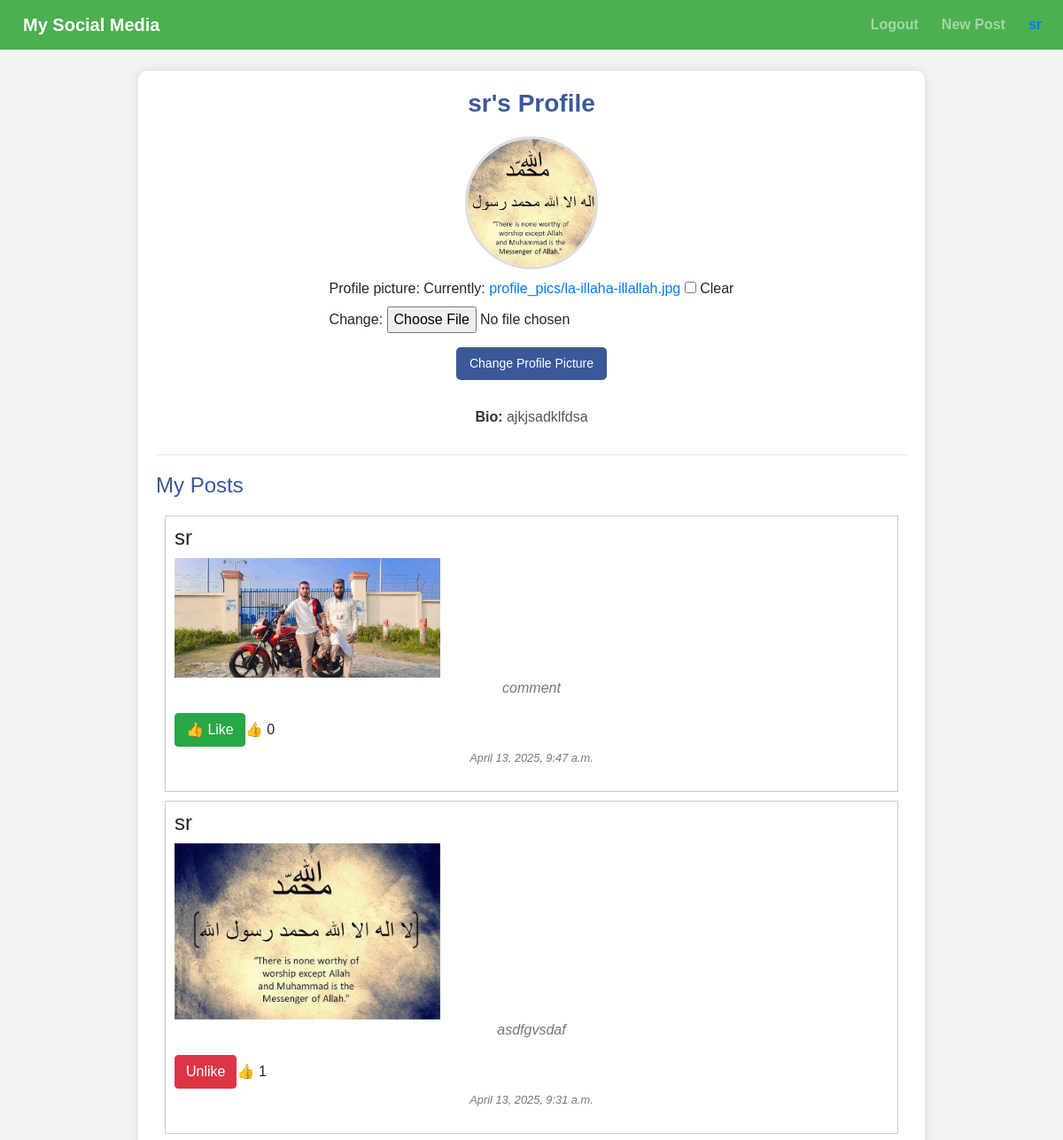
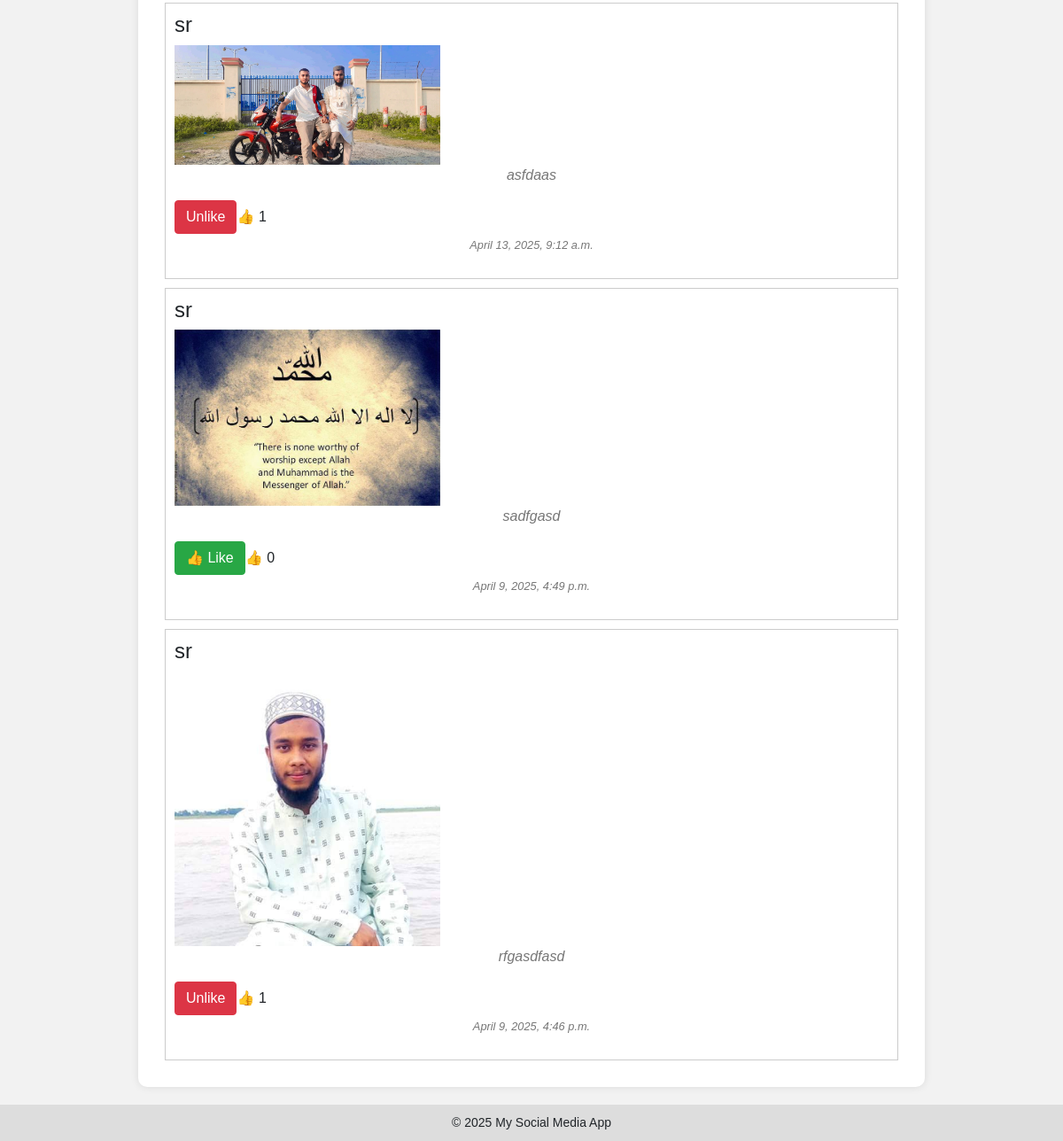
Screenshot of /myprofile/ (signed in) with the database file from the repository (2 pictures, top to bottom).
### Accounts/models.py (models this page shows, shortened)
class ProfileModel(models.Model):
    user = models.OneToOneField(User, on_delete=models.CASCADE)
    caption = models.TextField(blank=True, null=True)
    profile_picture = models.ImageField(upload_to='profile_pics/', blank=True, null=True)

### Posts/models.py (models this page shows, shortened)
class PostModel(models.Model):
    profile = models.ForeignKey(ProfileModel, on_delete=models.CASCADE, related_name='posts')
    caption = models.TextField()
    image = models.ImageField(upload_to='post_images/')
    created_at = models.DateTimeField(auto_now_add=True)
    likes = models.ManyToManyField(User, related_name='liked_posts', blank=True)
    def total_likes(self):
        return self.likes.count()

### Accounts/views.py (the view)
# urls.py: path('myprofile/', views.myprofile, name='myprofile'),
@login_required
def myprofile(request):
    profile = ProfileModel.objects.get(user=request.user)
    myposts = PostModel.objects.filter(profile=profile).order_by('-created_at')
    if request.method == 'POST':
        form = ProfileForm(request.POST, request.FILES, instance=profile)
        if form.is_valid():
            form.save()
            return redirect('myprofile')
    else:
        form = ProfileForm(instance=profile)
    return render(request, 'myprofile.html', {'profile': profile, 'myposts': myposts, 'form': form})

### Accounts/forms.py
class ProfileForm(forms.ModelForm):
    class Meta:
        model = ProfileModel
        fields = ['profile_picture']

### Accounts/templates/myprofile.html (shortened to what this page needs)
{% extends 'base.html' %}
{% block content %}
<div class="profile-container">
  <div class="profile-header">
    <h2>{{ profile.user.username }}'s Profile</h2>
  </div>
  <div class="profile-body">
    <div class="profile-picture-section">
      {% if profile.profile_picture %}
        <img src="{{ profile.profile_picture.url }}" alt="Profile Picture" class="profile-picture">
         {{ form.as_p }}
         <a href="{% url 'change_profile' %}" class="upload-button">Change Profile Picture</a>
      {% endif %}
    </div>
    <div class="bio-section">
      <p><strong>Bio:</strong> {{ profile.caption }}</p>
    </div>
    <hr>
    <div class="posts-section">
      <h3>My Posts</h3>
      {% for post in myposts %}
      <div style="border:1px solid #ccc; padding:10px; margin:10px;">
        <h4>{{ post.profile.user.username }}</h4>
        <img src="{{ post.image.url }}" style="width:300px;"><br>
        <p>{{ post.caption }}</p>
        <form action="{% url 'like_post' post.id %}" method="POST" class="d-flex align-items-center gap-2">
            <button type="submit" class="btn {% if user in post.likes.all %}btn-danger{% else %}btn-success{% endif %}">
              {% if user in post.likes.all %}
                  Unlike
              {% else %}
                  👍 Like
              {% endif %}
          </button>
            <span>👍 {{ post.total_likes }}</span>
        </form>
        <p><small>{{ post.created_at }}</small></p>
      </div>
      {% empty %}
      <p>No posts yet.</p>
      {% endfor %}
    </div>
  </div>
</div>
{% endblock %}

### Accounts/templates/base.html (shortened to what this page needs)
<!DOCTYPE html>
<html lang="en">
<head>
    <link href="https://stackpath.bootstrapcdn.com/bootstrap/4.5.2/css/bootstrap.min.css" rel="stylesheet">
    {% load static %}
    <link rel="stylesheet" href="{% static 'css/profile.css' %}">
<body>
    <nav class="navbar navbar-expand-lg navbar-dark">
        <a class="navbar-brand" href="/Posts/homepage/">My Social Media</a>
        <div class="collapse navbar-collapse justify-content-end">
            <ul class="navbar-nav">
                {% if user.is_authenticated %}
                    <li class="nav-item">
                        <a class="nav-link" href="{% url 'logout' %}">Logout</a>
                    </li>
                    <li class="nav-item">
                        <a class="nav-link" href="{% url 'create_post' %}">New Post</a>
                    </li>
                    <li class="nav-item">
                        <a class="nav-link" href="{% url 'myprofile' %}" style="display: inline-flex; align-items: center; text-decoration: none;">
                            <span style="font-weight: bold; color: #007bff;">{{ user.username }}</span>
                        </a>
                    </li>
                {% endif %}
            </ul>
        </div>
    </nav>
    <div class="container mt-4">
        {% block content %}{% endblock %}
    </div>
    <footer class="footer">
        &copy; 2025 My Social Media App
    </footer>
</body>
</html>

### Accounts/static/css/profile.css (style rules this page uses)
.profile-container { width: 80%; margin: 0 auto; background-color: #fff; border-radius: 10px; box-shadow: 0 0 10px rgba(0, 0, 0, 0.1); padding: 20px; font-family: Arial, sans-serif; }
.profile-header { text-align: center; margin-bottom: 20px; }
.profile-header h2 { font-size: 28px; font-weight: bold; color: #3b5998; }
.profile-picture-section { display: flex; justify-content: center; align-items: center; flex-direction: column; margin-bottom: 30px; }
.profile-picture { width: 150px; height: 150px; border-radius: 50%; object-fit: cover; border: 3px solid #ddd; margin-bottom: 10px; }
.upload-button { background-color: #3b5998; color: white; border: none; padding: 8px 15px; font-size: 14px; cursor: pointer; border-radius: 5px; }
.bio-section { text-align: center; font-size: 16px; color: #555; margin-bottom: 30px; }
.bio-section strong { color: #333; }
.posts-section { margin-top: 20px; }
.posts-section h3 { font-size: 24px; color: #3b5998; margin-bottom: 20px; }
.posts-section p { color: #777; font-style: italic; text-align: center; }

### Accounts/templates/base.html (style rules this page uses)
body { font-family: Arial, sans-serif; background-color: #f2f2f2; margin: 0; padding: 0; }
.navbar { background-color: #4CAF50; }
.navbar a { color: white; margin-left: 10px; text-decoration: none; font-weight: bold; }
.footer { background-color: #ddd; text-align: center; padding: 10px; margin-top: 20px; font-size: 14px; }

### rows the page displays
ProfileModel: user.username "sr", profile_picture (picture), caption "ajkjsadklfdsa"
PostModel: profile.user.username "sr", image (picture), caption "comment", shows "👍 Like", total_likes "0", created_at "April 13, 2025, 9:47 a.m."
PostModel: profile.user.username "sr", image (picture), caption "asdfgvsdaf", shows "Unlike", total_likes "1", created_at "April 13, 2025, 9:31 a.m."
PostModel: profile.user.username "sr", image (picture), caption "asfdaas", shows "Unlike", total_likes "1", created_at "April 13, 2025, 9:12 a.m."
PostModel: profile.user.username "sr", image (picture), caption "sadfgasd", shows "👍 Like", total_likes "0", created_at "April 9, 2025, 4:49 p.m."
PostModel: profile.user.username "sr", image (picture), caption "rfgasdfasd", shows "Unlike", total_likes "1", created_at "April 9, 2025, 4:46 p.m."

### other values shown
{{ user.username }} "sr"
